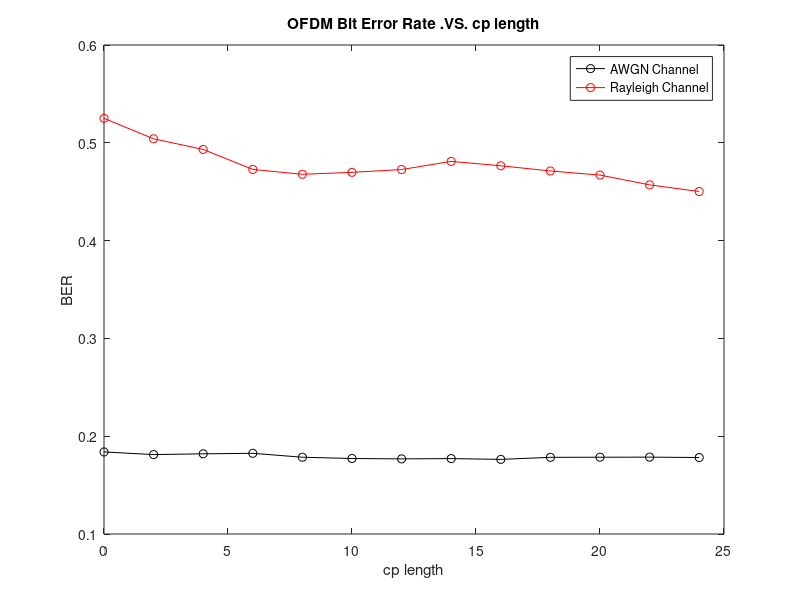

This chart was generated by the following MATLAB code:
%for snr=10 rayleighn 16 psk 
cp=0:2:24
ber1=[0.1839 0.1812 0.1820 0.1825 0.1785 0.1772 0.1768 0.1771 0.1763 0.1784 0.1785  0.1786 0.1782]
ber2=[0.525 0.5041 0.4932 0.472786 0.4678 0.4698 0.47265 0.481 0.4765 0.4712 0.467 0.457 0.4502]
plot(cp,ber1,'-ok'); hold on
plot(cp,ber2,'-or'); hold off

title('OFDM Bit Error Rate .VS. cp length');
ylabel('BER');
xlabel('cp length')
legend('AWGN Channel','Rayleigh Channel')